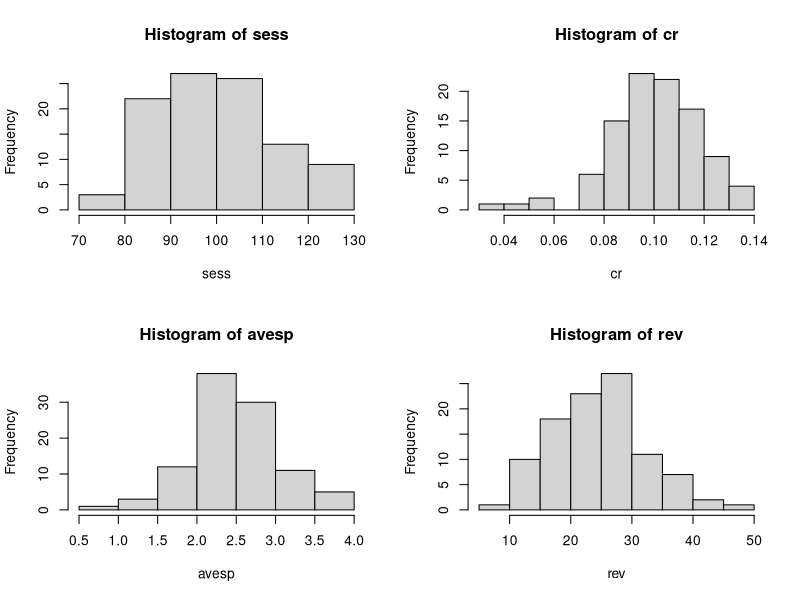
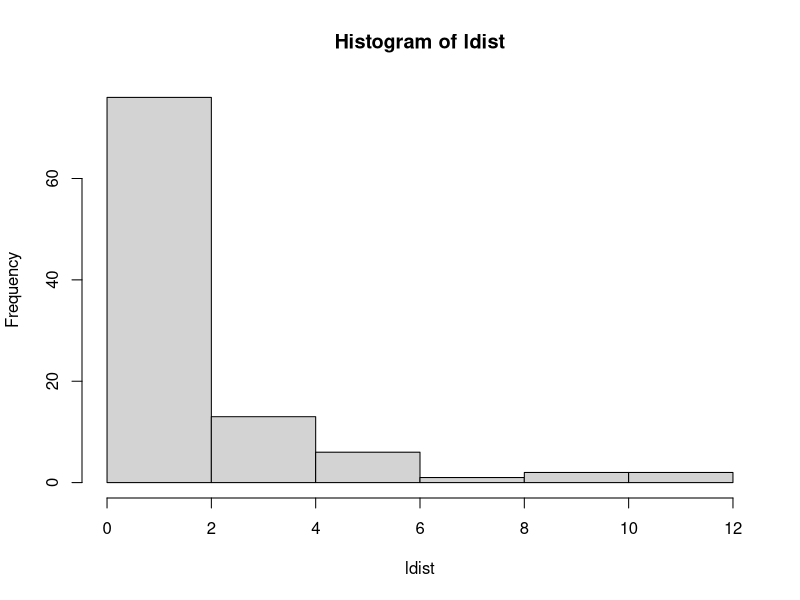
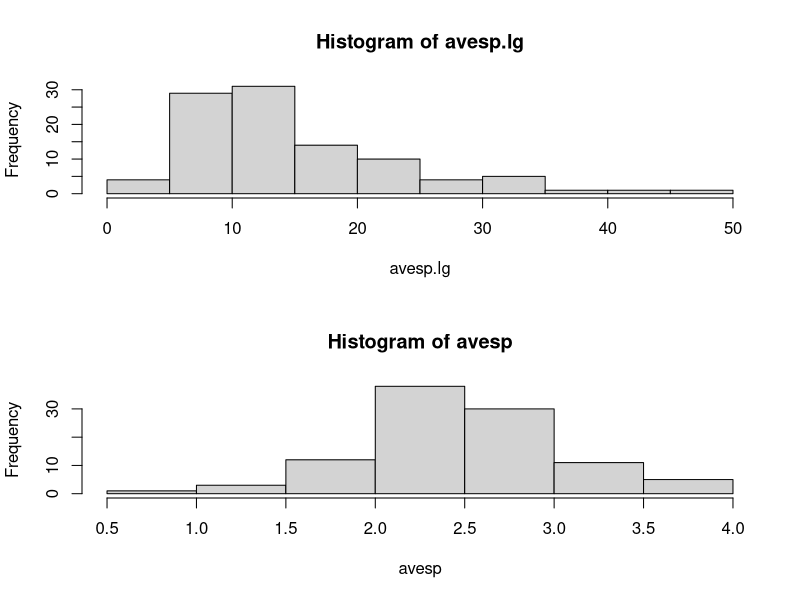
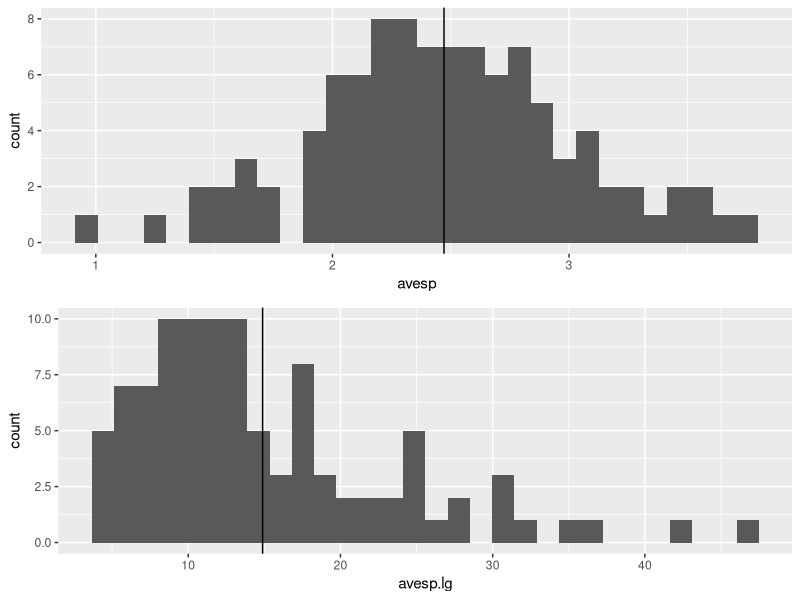
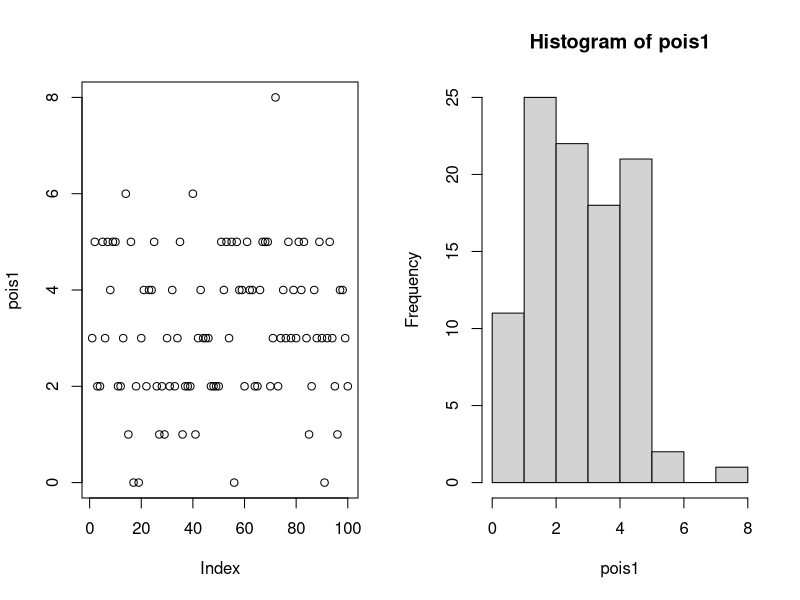

The R script that drew these images, in order: (Note: this script raises an error after producing the figures.)
## Monte Carlo Simulation Example

## create simulations for website conversions

## general model
## sessions x conversion rate x average spend = revenue

library(tidyverse)
library(gridExtra)

par(mfrow=c(2,2)) ## setup for rows, columns of charts

## generate sample of session data, based on normal distribution
sess <- rnorm(100, mean=100, sd=12)
sess
hist(sess)

## generate sample of conversion rate data, based on normal distribution 
cr <- rnorm(100, mean=0.1, sd=0.02)
cr
hist(cr)
## generate sample of ave. spend data, based on normal distribution
avesp <- rnorm(100, mean=2.50, sd=0.55)
avesp
hist(avesp)

## generate sample of rev, based on calculations from the sample data for sess, cr, avesp
## rev data has normal distribution because based on data with normal distributions
## only problem is not realistic: at least some of the data will have a skew
rev <- sess * cr * avesp
rev
hist(rev)
mean(rev)
sd(rev)

### generating skewed distribution
par(mfrow=c(1,1)) ## reset chart layout
## basic example log normal distribution
ldist <- rlnorm(100, meanlog=0, sdlog=1)
hist(ldist)

## avesp
par(mfrow=c(2,1)) ## may need to expand Plots pane
## skewed distrib for ave spend
avesp.lg <- rlnorm(100, meanlog=2.50, sdlog=0.55)
hist(avesp.lg) 
hist(avesp) ## compare to ave spend distribution from above (normal)

## same as above using ggplot2
df.avesp <- data.frame(avesp.lg=avesp.lg,
                       avesp=avesp)
p.avesp <- ggplot(df.avesp, aes(x=avesp))+geom_histogram()+
  geom_vline(xintercept = mean(avesp))
p.avesp.lg <- ggplot(df.avesp, aes(x=avesp.lg))+geom_histogram()+
  geom_vline(xintercept=mean(avesp.lg))
## use grid arrange to display charts together
grid.arrange(p.avesp, p.avesp.lg, nrow=2)

## looking at different distributions
pois1 <- rpois(n=100, lambda = 3)
par(mfrow=c(1,2))
plot(pois1)
hist(pois1)

## QUESTIONS:
## 1. how to transform log dist into original units?

df.avesp <- df.avesp %>% mutate(
  avesp.trans = e^avesp.lg
)